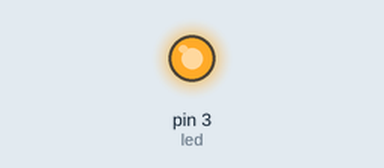
The sketch below on a simulated Arduino Uno, built with avr-gcc and run on an emulated ATmega328P. Shown: output pins drawn as LEDs (lit = HIGH). At 10.0 s the program stops and its outputs stay as they are.

Above: at 0.1 s.
At 5.1 s:
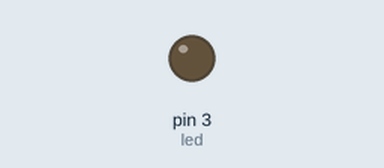
Timing chart, 0 to 6.6 s (numbered marks = the images above):
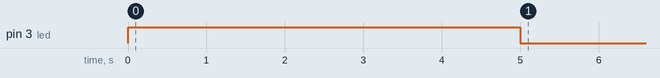

The sketch:

circuito.ino
```cpp
int led = 3;
int pulsador = 4;
int flotaSuperior = 5;
int flotaInferior = 6;

unsigned long tiempo;
unsigned long tiempoAnterior;
int retardo = 5000;
int estado = HIGH;

void setup() {
  pinMode(led, OUTPUT);
  pinMode(pulsador, INPUT_PULLUP);
  pinMode(flotaSuperior, INPUT_PULLUP);
  pinMode(flotaInferior, INPUT_PULLUP);
}

void loop() {
 tiempo = millis();
 temporizador();
}

void temporizador(){//Funcion de temporizado
  if (tiempo - tiempoAnterior < retardo){
    digitalWrite(led, estado);
}
  else{
    estado = !estado;
    if(retardo == 5000){
      retardo = 10000;
}

    else{
      retardo = 5000;
}
      temporizador();
 }
}
```

Measured:
- by itself, pin 3 (led): LOW → HIGH at 0.00 s, → LOW 5.0 s later
